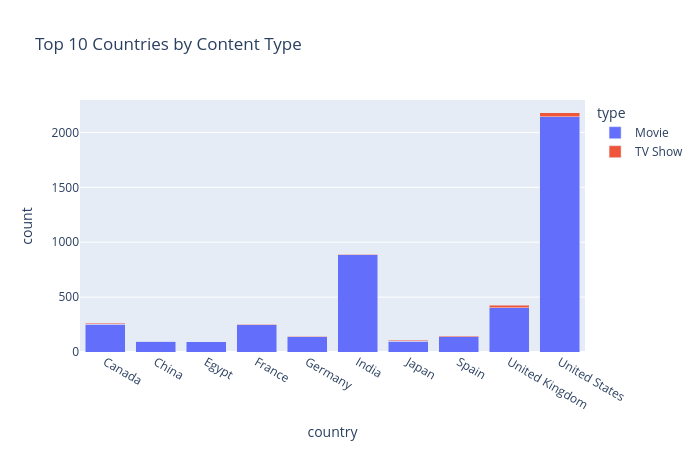

Here is the notebook cell this chart was saved with:
### Markdown cell above
#  **Insights from Top 10 Actors and Directors on Netflix**

The analysis of Netflix’s top 10 actors and directors reveals clear trends in content acquisition and audience targeting:

####  **Actor Trends**

* **Anupam Kher**, with over 40 appearances, tops the list, followed closely by Bollywood icons like **Shah Rukh Khan**, **Om Puri**, and **Akshay Kumar**.
* The dominance of **veteran Indian actors** indicates Netflix’s strong focus on **Indian cinema**, particularly Bollywood and classic films.
* Among the top 10, **Kareena Kapoor** is the only female actor, highlighting a potential **gender imbalance** in leading roles.

####  **Director Trends**

* **Jan Suter** and **Raúl Campos**, leading with the most titles, suggest a strong representation of **Latin American content**.
* A mix of international and regional directors like **Cathy Garcia-Molina (Philippines)**, **Martin Scorsese (USA)**, **Anurag Kashyap (India)**, and **Steven Spielberg (USA)** highlights Netflix's **global content strategy**.
* The variety in directors reflects a focus on **genre diversity**, including **music specials, stand-up comedy, documentaries, and dramas**.

####  **Key Takeaway**

Netflix is strategically balancing **localized content (especially Indian cinema)** with **diverse international offerings**. While actors represent a **Bollywood-centric presence**, directors showcase **global storytelling**—an approach that broadens Netflix’s appeal across different regions and audience segments.

### Code cell
# 7. Country-Based Breakdown (Stacked by Type)
# Prepare data
country_df = df.dropna(subset=['country']).copy()
country_df['country'] = country_df['country'].str.split(', ')
country_df = country_df.explode('country')

top_countries = country_df['country'].value_counts().head(10).index
filtered = country_df[country_df['country'].isin(top_countries)]

# Stacked bar
country_type = filtered.groupby(['country', 'type']).size().reset_index(name='count')

fig_country = px.bar(country_type, x='country', y='count', color='type',
                     title='Top 10 Countries by Content Type', barmode='stack', width=700, height=450)
fig_country.show()

### Figure 1 — Plotly figure (JSON) as saved in the notebook; plotly's stock layout.template omitted (floating-point values rounded to 4 significant figures)
{"data": [{"alignmentgroup": "True", "hovertemplate": "type=Movie<br>country=%{x}<br>count=%{y}<extra></extra>", "legendgroup": "Movie", "marker": {"color": "#636efa", "pattern": {"shape": ""}}, "name": "Movie", "offsetgroup": "Movie", "orientation": "v", "showlegend": true, "textposition": "auto", "type": "bar", "x": ["Canada", "China", "Egypt", "France", "Germany", "India", "Japan", "Spain", "United Kingdom", "United States"], "xaxis": "x", "y": [255, 96, 95, 248, 141, 885, 97, 138, 403, 2143], "yaxis": "y"}, {"alignmentgroup": "True", "hovertemplate": "type=TV Show<br>country=%{x}<br>count=%{y}<extra></extra>", "legendgroup": "TV Show", "marker": {"color": "#EF553B", "pattern": {"shape": ""}}, "name": "TV Show", "offsetgroup": "TV Show", "orientation": "v", "showlegend": true, "textposition": "auto", "type": "bar", "x": ["Canada", "China", "France", "Germany", "India", "Japan", "Spain", "United Kingdom", "United States"], "xaxis": "x", "y": [8, 2, 6, 2, 6, 11, 9, 23, 38], "yaxis": "y"}], "layout": {"barmode": "stack", "height": 450, "legend": {"title": {"text": "type"}, "tracegroupgap": 0}, "title": {"text": "Top 10 Countries by Content Type"}, "width": 700, "xaxis": {"anchor": "y", "autorange": true, "domain": [0, 1], "range": [-0.5, 9.5], "title": {"text": "country"}, "type": "category"}, "yaxis": {"anchor": "x", "autorange": true, "domain": [0, 1], "range": [0, 2296.0], "title": {"text": "count"}, "type": "linear"}}}
